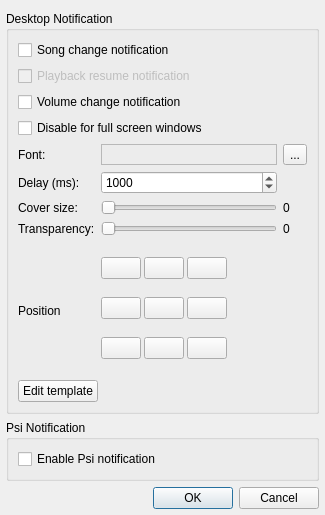
<?xml version="1.0" encoding="UTF-8"?>
<ui version="4.0">
 <class>NotifierSettingsDialog</class>
 <widget class="QDialog" name="NotifierSettingsDialog">
  <property name="geometry">
   <rect>
    <x>0</x>
    <y>0</y>
    <width>325</width>
    <height>515</height>
   </rect>
  </property>
  <property name="windowTitle">
   <string>Notifier Plugin Settings</string>
  </property>
  <layout class="QVBoxLayout" name="verticalLayout_2">
   <property name="leftMargin">
    <number>6</number>
   </property>
   <property name="rightMargin">
    <number>6</number>
   </property>
   <property name="bottomMargin">
    <number>6</number>
   </property>
   <item>
    <widget class="QGroupBox" name="groupBox">
     <property name="sizePolicy">
      <sizepolicy hsizetype="Expanding" vsizetype="Expanding">
       <horstretch>0</horstretch>
       <verstretch>0</verstretch>
      </sizepolicy>
     </property>
     <property name="title">
      <string>Desktop Notification</string>
     </property>
     <layout class="QGridLayout" name="gridLayout_2">
      <item row="7" column="1">
       <widget class="QSlider" name="transparencySlider">
        <property name="maximum">
         <number>90</number>
        </property>
        <property name="orientation">
         <enum>Qt::Horizontal</enum>
        </property>
       </widget>
      </item>
      <item row="4" column="0">
       <widget class="QLabel" name="label_2">
        <property name="text">
         <string>Font:</string>
        </property>
       </widget>
      </item>
      <item row="4" column="1">
       <widget class="QLabel" name="fontLabel">
        <property name="frameShape">
         <enum>QFrame::StyledPanel</enum>
        </property>
        <property name="frameShadow">
         <enum>QFrame::Sunken</enum>
        </property>
        <property name="text">
         <string/>
        </property>
       </widget>
      </item>
      <item row="4" column="2">
       <widget class="QToolButton" name="fontButton">
        <property name="text">
         <string>...</string>
        </property>
       </widget>
      </item>
      <item row="6" column="2">
       <widget class="QLabel" name="coverSizeLabel">
        <property name="text">
         <string>0</string>
        </property>
       </widget>
      </item>
      <item row="7" column="0">
       <widget class="QLabel" name="label_4">
        <property name="text">
         <string>Transparency:</string>
        </property>
       </widget>
      </item>
      <item row="8" column="1" rowspan="3" colspan="2">
       <layout class="QGridLayout" name="gridLayout">
        <property name="spacing">
         <number>3</number>
        </property>
        <item row="0" column="0">
         <widget class="QPushButton" name="topLeftButton">
          <property name="text">
           <string/>
          </property>
          <property name="checkable">
           <bool>true</bool>
          </property>
          <property name="autoExclusive">
           <bool>true</bool>
          </property>
         </widget>
        </item>
        <item row="0" column="1">
         <widget class="QPushButton" name="topButton">
          <property name="text">
           <string/>
          </property>
          <property name="checkable">
           <bool>true</bool>
          </property>
          <property name="autoExclusive">
           <bool>true</bool>
          </property>
         </widget>
        </item>
        <item row="0" column="2">
         <widget class="QPushButton" name="topRightButton">
          <property name="text">
           <string/>
          </property>
          <property name="checkable">
           <bool>true</bool>
          </property>
          <property name="autoExclusive">
           <bool>true</bool>
          </property>
         </widget>
        </item>
        <item row="1" column="0">
         <widget class="QPushButton" name="leftButton">
          <property name="text">
           <string/>
          </property>
          <property name="checkable">
           <bool>true</bool>
          </property>
          <property name="autoExclusive">
           <bool>true</bool>
          </property>
         </widget>
        </item>
        <item row="1" column="1">
         <widget class="QPushButton" name="centerButton">
          <property name="text">
           <string/>
          </property>
          <property name="checkable">
           <bool>true</bool>
          </property>
          <property name="autoExclusive">
           <bool>true</bool>
          </property>
         </widget>
        </item>
        <item row="1" column="2">
         <widget class="QPushButton" name="rightButton">
          <property name="text">
           <string/>
          </property>
          <property name="checkable">
           <bool>true</bool>
          </property>
          <property name="autoExclusive">
           <bool>true</bool>
          </property>
         </widget>
        </item>
        <item row="2" column="0">
         <widget class="QPushButton" name="bottomLeftButton">
          <property name="text">
           <string/>
          </property>
          <property name="checkable">
           <bool>true</bool>
          </property>
          <property name="autoExclusive">
           <bool>true</bool>
          </property>
         </widget>
        </item>
        <item row="2" column="1">
         <widget class="QPushButton" name="bottomButton">
          <property name="text">
           <string/>
          </property>
          <property name="checkable">
           <bool>true</bool>
          </property>
          <property name="autoExclusive">
           <bool>true</bool>
          </property>
         </widget>
        </item>
        <item row="2" column="2">
         <widget class="QPushButton" name="bottomRightButton">
          <property name="text">
           <string/>
          </property>
          <property name="checkable">
           <bool>true</bool>
          </property>
          <property name="autoExclusive">
           <bool>true</bool>
          </property>
         </widget>
        </item>
        <item row="1" column="3">
         <spacer name="horizontalSpacer">
          <property name="orientation">
           <enum>Qt::Horizontal</enum>
          </property>
          <property name="sizeHint" stdset="0">
           <size>
            <width>40</width>
            <height>20</height>
           </size>
          </property>
         </spacer>
        </item>
       </layout>
      </item>
      <item row="9" column="0">
       <widget class="QLabel" name="label">
        <property name="text">
         <string>Position</string>
        </property>
       </widget>
      </item>
      <item row="10" column="0">
       <spacer name="verticalSpacer">
        <property name="orientation">
         <enum>Qt::Vertical</enum>
        </property>
        <property name="sizeHint" stdset="0">
         <size>
          <width>20</width>
          <height>30</height>
         </size>
        </property>
       </spacer>
      </item>
      <item row="11" column="0" colspan="3">
       <layout class="QHBoxLayout" name="horizontalLayout_2">
        <item>
         <widget class="QPushButton" name="templateButton">
          <property name="text">
           <string>Edit template</string>
          </property>
         </widget>
        </item>
        <item>
         <spacer name="horizontalSpacer_3">
          <property name="orientation">
           <enum>Qt::Horizontal</enum>
          </property>
          <property name="sizeHint" stdset="0">
           <size>
            <width>40</width>
            <height>20</height>
           </size>
          </property>
         </spacer>
        </item>
       </layout>
      </item>
      <item row="7" column="2">
       <widget class="QLabel" name="transparencyLabel">
        <property name="minimumSize">
         <size>
          <width>18</width>
          <height>0</height>
         </size>
        </property>
        <property name="text">
         <string>0</string>
        </property>
       </widget>
      </item>
      <item row="8" column="0">
       <spacer name="verticalSpacer_2">
        <property name="orientation">
         <enum>Qt::Vertical</enum>
        </property>
        <property name="sizeHint" stdset="0">
         <size>
          <width>20</width>
          <height>32</height>
         </size>
        </property>
       </spacer>
      </item>
      <item row="6" column="0">
       <widget class="QLabel" name="label_5">
        <property name="text">
         <string>Cover size:</string>
        </property>
       </widget>
      </item>
      <item row="6" column="1">
       <widget class="QSlider" name="coverSizeSlider">
        <property name="minimum">
         <number>32</number>
        </property>
        <property name="maximum">
         <number>128</number>
        </property>
        <property name="singleStep">
         <number>1</number>
        </property>
        <property name="pageStep">
         <number>16</number>
        </property>
        <property name="orientation">
         <enum>Qt::Horizontal</enum>
        </property>
       </widget>
      </item>
      <item row="2" column="0" colspan="3">
       <widget class="QCheckBox" name="volumeCheckBox">
        <property name="text">
         <string>Volume change notification</string>
        </property>
       </widget>
      </item>
      <item row="5" column="0">
       <widget class="QLabel" name="label_3">
        <property name="text">
         <string>Delay (ms):</string>
        </property>
        <property name="alignment">
         <set>Qt::AlignLeading|Qt::AlignLeft|Qt::AlignVCenter</set>
        </property>
       </widget>
      </item>
      <item row="5" column="1">
       <widget class="QSpinBox" name="messageDelaySpinBox">
        <property name="minimum">
         <number>100</number>
        </property>
        <property name="maximum">
         <number>10000</number>
        </property>
        <property name="singleStep">
         <number>100</number>
        </property>
        <property name="value">
         <number>1000</number>
        </property>
       </widget>
      </item>
      <item row="1" column="0" colspan="3">
       <widget class="QCheckBox" name="resumeCheckBox">
        <property name="enabled">
         <bool>false</bool>
        </property>
        <property name="text">
         <string>Playback resume notification</string>
        </property>
       </widget>
      </item>
      <item row="0" column="0" colspan="3">
       <widget class="QCheckBox" name="songCheckBox">
        <property name="text">
         <string>Song change notification</string>
        </property>
       </widget>
      </item>
      <item row="3" column="0" colspan="3">
       <widget class="QCheckBox" name="disableForFScheckBox">
        <property name="toolTip">
         <string>Disable notifications when another application is in the Full Screen Mode</string>
        </property>
        <property name="text">
         <string>Disable for full screen windows</string>
        </property>
       </widget>
      </item>
     </layout>
    </widget>
   </item>
   <item>
    <widget class="QGroupBox" name="groupBox_2">
     <property name="title">
      <string>Psi Notification</string>
     </property>
     <layout class="QVBoxLayout" name="verticalLayout">
      <item>
       <widget class="QCheckBox" name="psiCheckBox">
        <property name="sizePolicy">
         <sizepolicy hsizetype="Preferred" vsizetype="Fixed">
          <horstretch>0</horstretch>
          <verstretch>0</verstretch>
         </sizepolicy>
        </property>
        <property name="text">
         <string>Enable Psi notification</string>
        </property>
       </widget>
      </item>
     </layout>
    </widget>
   </item>
   <item>
    <widget class="QDialogButtonBox" name="buttonBox">
     <property name="sizePolicy">
      <sizepolicy hsizetype="Expanding" vsizetype="Fixed">
       <horstretch>0</horstretch>
       <verstretch>0</verstretch>
      </sizepolicy>
     </property>
     <property name="standardButtons">
      <set>QDialogButtonBox::Cancel|QDialogButtonBox::Ok</set>
     </property>
    </widget>
   </item>
  </layout>
 </widget>
 <resources/>
 <connections>
  <connection>
   <sender>buttonBox</sender>
   <signal>accepted()</signal>
   <receiver>NotifierSettingsDialog</receiver>
   <slot>accept()</slot>
   <hints>
    <hint type="sourcelabel">
     <x>302</x>
     <y>452</y>
    </hint>
    <hint type="destinationlabel">
     <x>62</x>
     <y>314</y>
    </hint>
   </hints>
  </connection>
  <connection>
   <sender>buttonBox</sender>
   <signal>rejected()</signal>
   <receiver>NotifierSettingsDialog</receiver>
   <slot>reject()</slot>
   <hints>
    <hint type="sourcelabel">
     <x>302</x>
     <y>452</y>
    </hint>
    <hint type="destinationlabel">
     <x>95</x>
     <y>299</y>
    </hint>
   </hints>
  </connection>
  <connection>
   <sender>songCheckBox</sender>
   <signal>toggled(bool)</signal>
   <receiver>resumeCheckBox</receiver>
   <slot>setEnabled(bool)</slot>
   <hints>
    <hint type="sourcelabel">
     <x>73</x>
     <y>45</y>
    </hint>
    <hint type="destinationlabel">
     <x>74</x>
     <y>69</y>
    </hint>
   </hints>
  </connection>
 </connections>
</ui>
